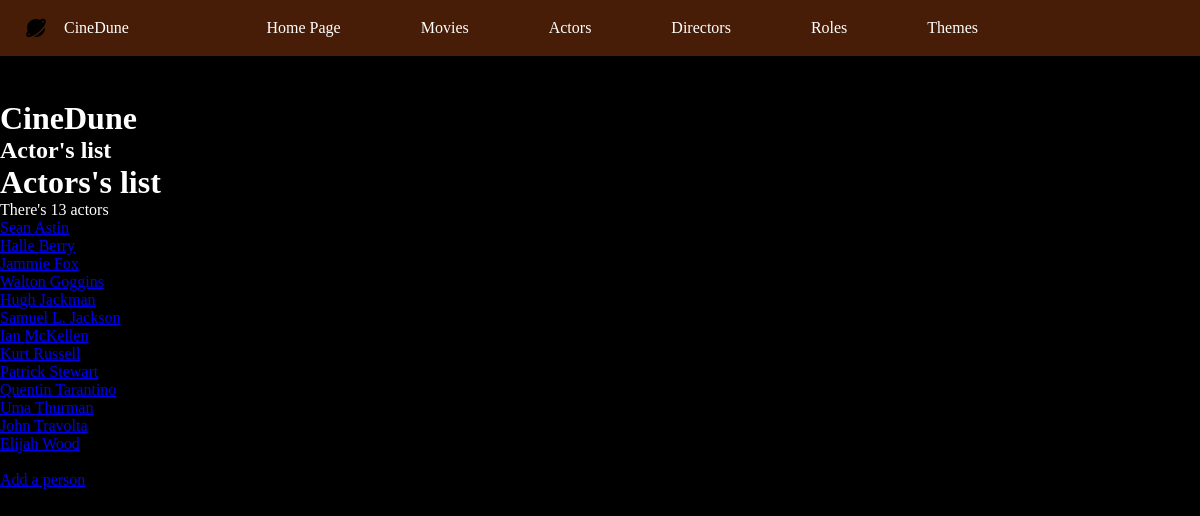
The page /index.php?action=listActors on the database as committed earlier.
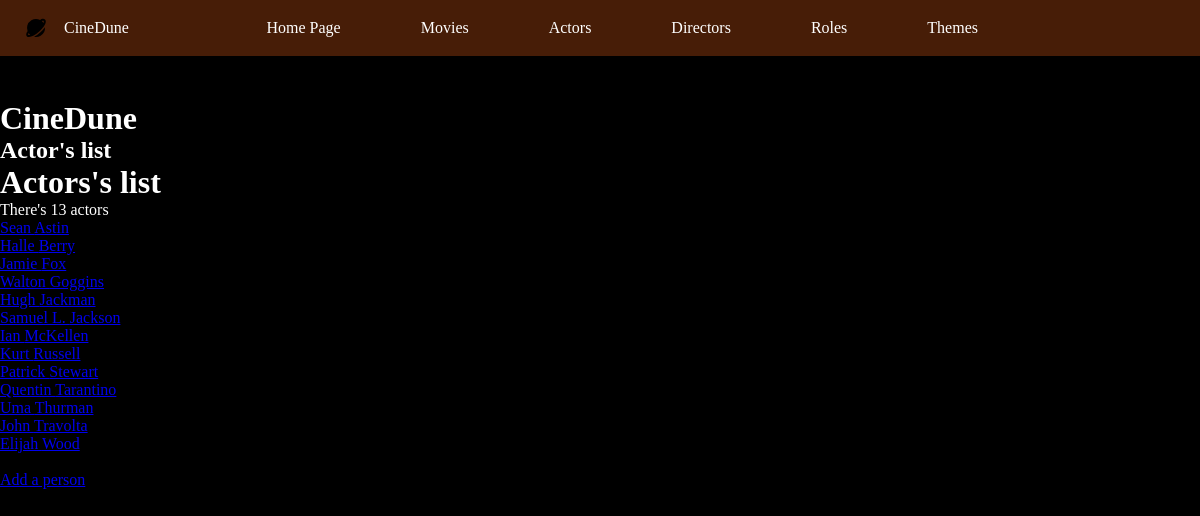
The same page on the database as committed later.
### tables this page shows
CREATE TABLE IF NOT EXISTS `actor` (
  `idActor` int NOT NULL AUTO_INCREMENT,
  `idPerson` int NOT NULL,
  PRIMARY KEY (`idActor`),
  KEY `idPerson` (`idPerson`),
  CONSTRAINT `FK1_actor_person` FOREIGN KEY (`idPerson`) REFERENCES `person` (`idPerson`)
);

CREATE TABLE IF NOT EXISTS `person` (
  `idPerson` int NOT NULL AUTO_INCREMENT,
  `firstname` char(255) NOT NULL,
  `surname` char(255) NOT NULL,
  `sex` char(2) NOT NULL,
  `birthdate` date NOT NULL,
  `picture` varchar(255) NOT NULL,
  PRIMARY KEY (`idPerson`)
);

### controller/ActorController.php (called while the page is built, shortened)
<?php
class ActorController
{
    public function listActors()
    {
        $pdo = Connect::toLogIn();
        $requestActors = $pdo->query("
        SELECT actor.idActor, person.firstname, person.surname, person.sex, person.birthdate
        FROM actor
        INNER JOIN person ON actor.idPerson = person.idPerson
        ORDER BY surname
        ");
        require "view/actors/listActors.php";
    }
}

### view/actors/listActors.php (the view, shortened to what this page needs)
<?php ob_start();
$actors = $requestActors->fetchAll();
?>
<h1>Actors's list</h1>
<p>There's <?= $requestActors->rowCount() ?> actors</p>
<?php
foreach ($actors as $actor) {
?>
    <a href="index.php?action=actorsDetails&id=<?= $actor["idActor"] ?>"><?= $actor["firstname"] . " " . $actor["surname"] . "<br>" ?></a>
<?php
}
?>
<br>
<a href="index.php?action=addPerson">Add a person</a>
<?php
require "view/template.php";

Rows that differ between the two databases and show on the page:
changed through a linked row, actor "Fox": idPerson.firstname "Jammie" → "Jamie"
